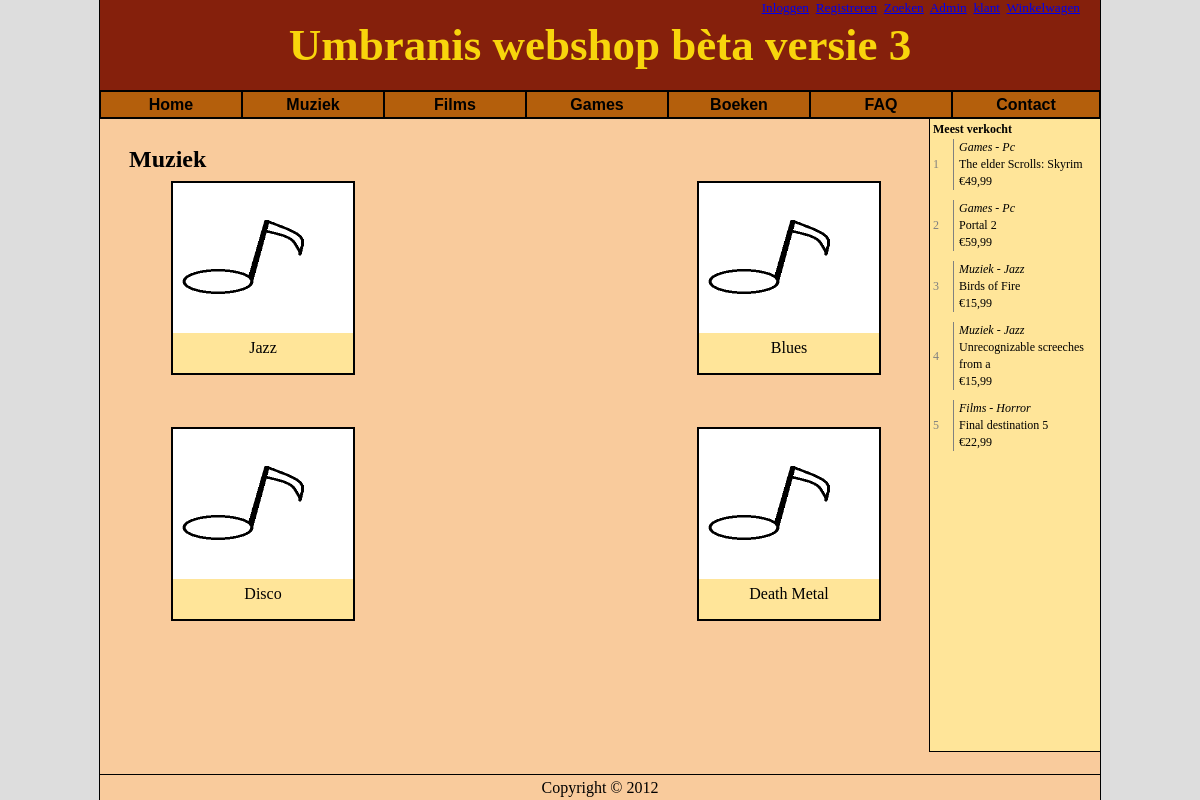
The app's page /v3.5/index.php?p=categorie&cat=1, older data.
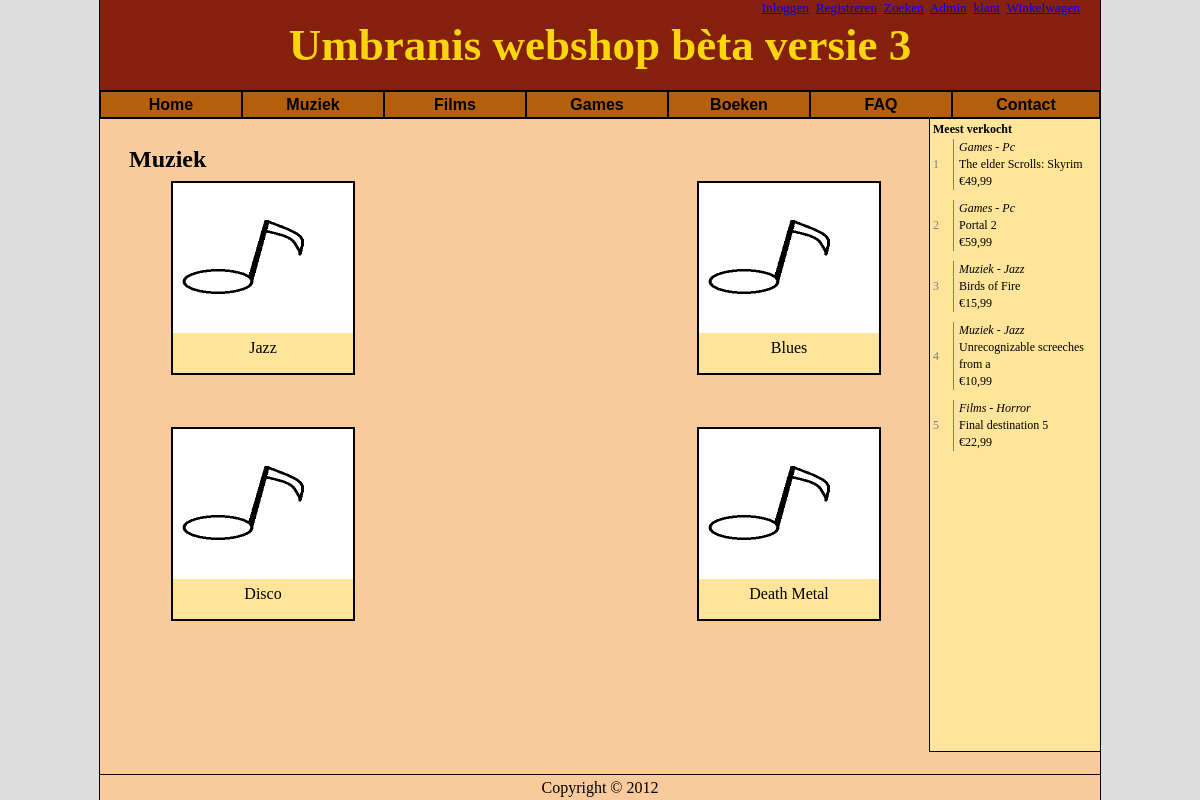
The same page, newer data.
### tables this page shows
CREATE TABLE IF NOT EXISTS `categories` (
  `cat_id` int(10) unsigned NOT NULL AUTO_INCREMENT,
  `parent_id` int(10) unsigned NOT NULL,
  `cat_name` varchar(32) NOT NULL,
  `image_path` varchar(32) NOT NULL,
  PRIMARY KEY (`cat_id`),
  UNIQUE KEY `cat_name` (`cat_name`)
);

CREATE TABLE IF NOT EXISTS `products` (
  `product_id` int(10) unsigned NOT NULL AUTO_INCREMENT,
  `cat_id` int(11) NOT NULL,
  `product_name` varchar(32) NOT NULL,
  `normal_price` double NOT NULL,
  `price` double NOT NULL,
  `stock` int(10) unsigned NOT NULL DEFAULT '0',
  `delivery_time` int(10) unsigned NOT NULL DEFAULT '0',
  `publisher` varchar(32) NOT NULL,
  `author` varchar(32) NOT NULL,
  `image_path` varchar(32) NOT NULL,
  `description` text NOT NULL,
  `EAN-code` varchar(16) NOT NULL,
  `date` timestamp NOT NULL DEFAULT CURRENT_TIMESTAMP,
  PRIMARY KEY (`product_id`),
  UNIQUE KEY `product_name` (`product_name`)
);

### v3.5/index.php (called while the page is built, shortened)
<?php
	include("MainController.class.php");
	include("BaseController.class.php");
	include("base/LoginboxController.class.php");
	include("base/MenuController.class.php");
	include("base/TopsalesController.class.php");
	include("base/FooterController.class.php");
	new MainController();
?>

### v3.5/BaseController.class.php (called while the page is built, shortened)
<?php
	class BaseController{
		public function price($double){
			return number_format($double, 2, ',', '.');
		}
	}
?>

### v3.5/base/MenuController.class.php (the view, shortened to what this page needs)
<?php
	class MenuController{
		private $cats;
		public function __construct(){
			$res = DB::$db->query("SELECT cat_id, parent_id, cat_name FROM categories");
			$this->cats = array();
			while($row = $res->fetch()){
				if($row['parent_id'] == "0"){
					$this->cats[$row['cat_id']] = $row;
				}else{
					$this->cats[$row['parent_id']]['subcats'][] = $row;
				}
			}
		}
		public function buildMenu(){
?>
<ul id="nav">
	<li>
		<a href="?p=home">Home</a>
	</li>
<?php
			foreach($this->cats as $category){
				echo "<li>";
				echo "<a href=\"?p=categorie&amp;cat=" . $category['cat_id'] . "\">" . $category['cat_name'] . "</a>";
				echo "</li>";
			}
?>
	<li>
		<a href="?p=faq">FAQ</a>
	</li>
	<li style="width: 146px;">
		<a style="width: 146px;" href="?p=contact">Contact</a>
	</li>
</ul>
<?php
		}
	}
?>

### v3.5/MainController.class.php (shortened to what this page needs)
<?php
	class MainController{
		private $page;
		public function __construct(){
			if(!isset($_GET['p']) || empty($_GET['p']) || $_GET['p'] == "home"){
				$this->page = "home";
			}else{
				$this->page = $_GET['p'];
			}
			$this->page = ucfirst($this->page);
			$this->page .= "Controller";
			$this->controller = new $this->page();
			$this->beginPage();
			$this->controller->buildPage();
			$this->endPage();
		}
		private function beginPage(){
?>
<!DOCTYPE html PUBLIC "-//W3C//DTD XHTML 1.1//EN" "http://www.w3.org/TR/xhtml11/DTD/xhtml11.dtd">
<html xmlns="http://www.w3.org/1999/xhtml">
<head>
<link rel="stylesheet" href="style/base.css" type="text/css" />
<link rel="stylesheet" href="style/zoek.css" type="text/css" />
<link rel="stylesheet" href="style/login.css" type="text/css" />
<link rel="stylesheet" href="style/categorie.css" type="text/css" />
<link rel="stylesheet" href="style/contact.css" type="text/css" />
<link rel="stylesheet" href="style/bestel.css" type="text/css" />
<link rel="stylesheet" href="style/admin.css" type="text/css" />
<link rel="stylesheet" href="style/faq.css" type="text/css" />
<link rel="stylesheet" href="style/addcart.css" type="text/css" />
<link rel="stylesheet" href="style/accsettings.css" type="text/css" />
<link rel="stylesheet" href="style/home.css" type="text/css" />
</head>
<body>
<div id="container">
<div id="header"><h1>Umbranis webshop b&egrave;ta versie 3</h1></div>
<div id="menu">
<?php
			$o = new MenuController();
			$o->buildMenu();
 ?>
</div>
<div id="content">
<div id="topsales">
<?php
			$o = new TopsalesController($this->page);
			$o->buildTopsales();
?>
</div>
<div id="maincontent">
<?php
		}
		private function endPage(){
?>
</div>
<br />
<br />
<br />
<div id="contentclear"></div>
</div>
<div id="loginbox">
<?php
			$o = new LoginboxController();
			$o->buildLoginbox();
?>
</div>
<div id="footer">
<?php
			$o = new FooterController();
			$o->buildFooter();
?>
</div>
</div>
</body>
</html>
<?php
		}
	}
?>

### v3.5/base/TopsalesController.class.php (shortened to what this page needs)
<?php
	class TopsalesController{
		private $topsales;
		public function __construct($page){
			$res = DB::$db->query("SELECT product_id, product_name, price, subcat.cat_name AS subcat_name, hoofdcat.cat_name AS hoofdcat_name
				FROM products
				JOIN categories AS subcat ON products.cat_id = subcat.cat_id
				JOIN categories AS hoofdcat ON subcat.parent_id = hoofdcat.cat_id
				LIMIT 5");
			while($row = $res->fetch()){
				$this->topsales[] = $row;
			}
		}
		public function buildTopsales(){
?>
<div id="topsalescontainer">
	<strong>Meest verkocht</strong><br />
	<table>
<?php
	$base = new BaseController();
	for($i = 0; $i < 5; $i++){
		echo '<tr>
			<td rowspan="3" class="topnum"><a href="?p=product&amp;id=' . $this->topsales[$i]['product_id'] . '">' . ($i + 1) . '</a></td>
			<td class="topitem"><a href="?p=product&amp;id=' . $this->topsales[$i]['product_id'] . '"><em>' . $this->topsales[$i]['hoofdcat_name'] . ' - ' . $this->topsales[$i]['subcat_name'] . '</em></a></td>
		</tr>
		<tr>
			<td class="topitem"><a href="?p=product&amp;id=' . $this->topsales[$i]['product_id'] . '">' . $this->topsales[$i]['product_name'] . '</a></td>
		</tr>
		<tr>
			<td class="topitem"><a href="?p=product&amp;id=' . $this->topsales[$i]['product_id'] . '">&euro;' . $base->price($this->topsales[$i]['price']) . '</a></td>
		</tr>
		<tr>
			<td class="spacer" colspan="2"></td>
		</tr>';
	}
?>
	</table>
</div>
<?php
		}
	}
?>

### v3.5/pages/CategorieController.class.php (shortened to what this page needs)
<?php
	class CategorieController extends BaseController{
		public function buildPage(){
			$x = DB::$db->quote($_GET["cat"]);
			echo '<div id="contentcontainer">';
			$res = DB::$db->query("SELECT * FROM categories where cat_id = " . $x);
			$row = $res->fetch();
			echo "<h2>";
			echo $row['cat_name'];
			echo "</h2>";
			$res2 = DB::$db->query("SELECT cat_id, parent_id, categories.image_path, cat_name
									FROM categories
									WHERE parent_id = " . $x);
			$teller = 0;
			echo "<table><tr>";
			while($row = $res2->fetch())
			{
				echo "<td>
					<div class='category'>";
								echo "<a href=\"?p=producten&amp;cat=" . $row['cat_id'] . "\">";
								echo "<img src= 'img/" . $row['image_path'] . "' alt='" . $row['cat_name'] . "' width='180px' height='150px' />";
								echo "</a>";
								echo "<a href=\"?p=producten&amp;cat=" . $row['cat_id'] . "\">";
								echo $row['cat_name'];
								echo "</a>
					</div>
				</td>";
				$teller++;
				if ($teller%2==0 && $res2->rowCount() != $teller)
					echo "</tr><tr>";
				}
				echo "</tr></table>";
			echo "</div>";
		}
	}
?>

### v3.5/base/LoginboxController.class.php (shortened to what this page needs)
<?php
	class LoginboxController{
		public function buildLoginbox(){
?>
<a href="?p=login">Inloggen</a>&nbsp;
<a href="?p=registreer">Registreren</a>&nbsp;
<a href="?p=zoek">Zoeken</a>&nbsp;
<a href="?p=admin/bestellingen">Admin</a>&nbsp;
<a href="?p=accsettings">klant</a>&nbsp;
<a href="?p=winkelwagen">Winkelwagen</a>
<?php
		}
	}
?>

### v3.5/base/FooterController.class.php (shortened to what this page needs)
<?php
	class FooterController{
		public function buildFooter(){
?>
Copyright &copy; 2012
<?php
		}
	}
?>

### v3.5/style/base.css (style rules this page uses)
* { margin: 0px; padding: 0px; }
html, body { width: 100%; height: 100%; background-color: #DDDDDD; font-family: Verdana; }
#container { background-color: #F9CB9C; width: 1000px; min-height: 100%; margin-left: auto; margin-right: auto; text-align: center; border: solid 1px black; border-top: none; border-bottom: none; position: relative; }
#header, #menu, #content, #footer { width: 100%; line-height: 20px; }
#menu, #footer { line-height: 25px; }
#header { height: 90px; background-color: #85200C; border-bottom: solid 1px black; line-height: 90px; font-family: Gigi; }
#header h1 { font-size: 45px; color: rgb(248, 213, 12); }
#menu { height: 27px; background-color: #B45F0C; border-bottom: solid 1px black; }
#footer { border-top: solid 1px black; position: absolute; bottom: 0px; height: 25px; }
#topsales, #maincontent { float: right; }
#contentclear { clear: both; height: 30px; }
#maincontent { width: 820px; }
#contentcontainer { margin-top: 30px; margin-left: 20px; text-align: left; }
#contentcontainer a img { border: none; }
#loginbox { position: absolute; top: 0px; right: 20px; font-size: 10pt; }
a { text-decoration: underline; }
#topsales { position: relative; width: 170px; background-color: #FFE599; border-left: solid 1px black; border-bottom: solid 1px black; height: auto; padding-bottom: 290px; text-align: left; }
#topsalescontainer { margin-left: 3px; font-size: 12px; }
#topsalescontainer td { line-height: 17px; }
#topsalescontainer table { border-collapse: collapse; }
#topsalescontainer .topnum { vertical-align: middle; width: 20px; }
#topsalescontainer .topnum a { color: gray; text-decoration: none; }
#topsalescontainer .topitem { border-left: solid 1px gray; padding-left: 5px; }
#topsalescontainer a { color: black; text-decoration: none; }
#topsalescontainer .spacer { height: 10px; }
#nav, #nav ul { padding: 0; margin: 0; list-style: none; }
#nav li { float: left; width: 140px; }
#nav a { display: block; width: 140px; text-decoration: none; font-family: Verdana, Arial, Helvetica, sans-serif; font-size: 1em; }
ul a { font-weight: bold; color: black; cursor: pointer; }
ul li { background-color: #B45F0C; border : 1px solid black; }

### v3.5/style/login.css (style rules this page uses)
td.spacer { height: 10px; }

### v3.5/style/categorie.css (style rules this page uses)
.category { margin: 10px 300px 40px 40px; background-color: #FFE599; border: solid 2px black; width: 180px; height: 190px; text-align: center; }
.category a, .small a { color: #000000; text-decoration: none; }

Row changes from the older to the newer data that the page shows:
changed products "Unrecognizable screeches from a": price "15,99" → "10,99"
